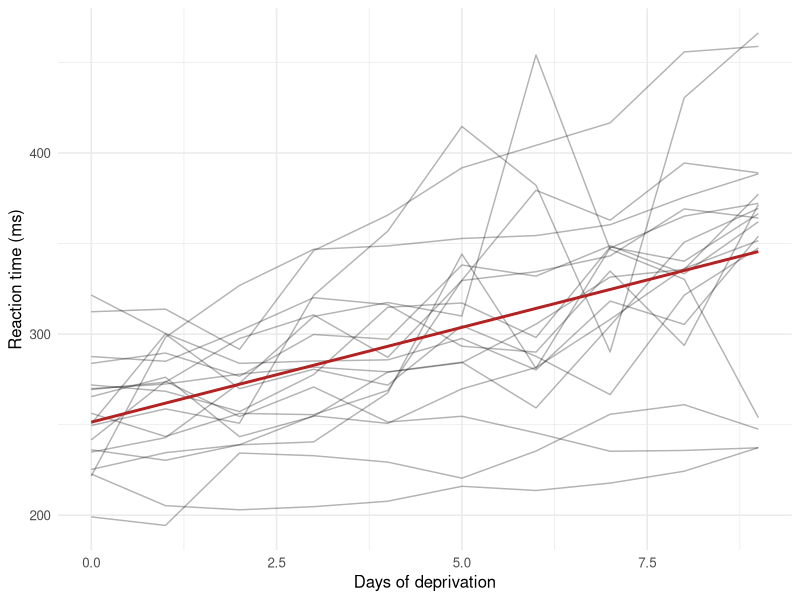

The R source for this figure:
# ============================================================
# Biostatistics Courses
# Course 3 — Week 2, Session 3: Linear mixed models with lme4
# ============================================================

# --- 0. Setup --------------------------------------------------
library(tidyverse)
library(lme4)
library(lmerTest)
set.seed(42)
theme_set(theme_minimal(base_size = 12))

# --- 1. Hypothesis / Goal --------------------------------------
# Model reaction time in sleepstudy with random intercepts and
# slopes for Subject.

# --- 2. Data ---------------------------------------------------
data(sleepstudy, package = "lme4")

# --- 3. Visualise ----------------------------------------------
p <- sleepstudy |>
  ggplot(aes(Days, Reaction, group = Subject)) +
  geom_line(alpha = 0.3) +
  geom_smooth(aes(group = 1), method = "lm", se = FALSE, colour = "firebrick") +
  labs(x = "Days of deprivation", y = "Reaction time (ms)")
print(p)

# --- 4. Assumptions --------------------------------------------
# Linearity, normal random effects, approximately constant residual
# variance.

# --- 5. Conduct / Fit ------------------------------------------
ri <- lmer(Reaction ~ Days + (1 | Subject),    data = sleepstudy, REML = TRUE)
rs <- lmer(Reaction ~ Days + (Days | Subject), data = sleepstudy, REML = TRUE)
print(summary(rs))
print(anova(ri, rs, refit = FALSE))

# --- 6. Report -------------------------------------------------
cat(sprintf(
  "Days fixed effect: %.2f ms/day; random slope SD: %.2f\n",
  fixef(rs)["Days"], sqrt(VarCorr(rs)$Subject[2, 2])
))
